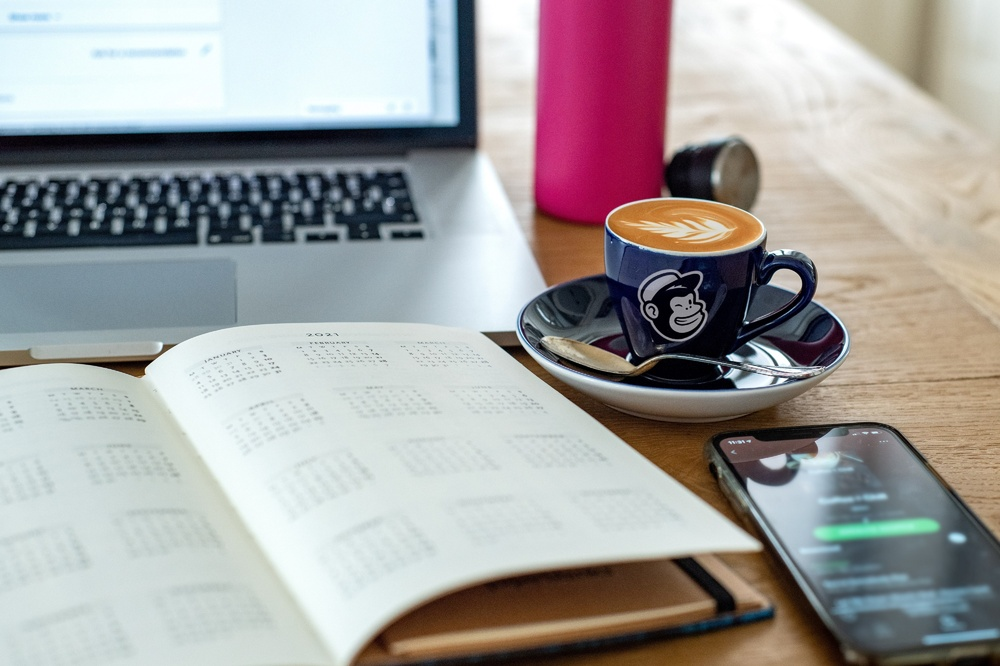
#> input picture Photo.jpg, 1000 x 666 px, shrunk from 3000 x 1999 before the run, given in place of the camera
$ python cv_part4.py
#> lines starting #> are read from the running program, lines starting #| are printed output that depends on the picture; after the words box and inside, x2 and y2 are one past the last pixel; in counts of white or black regions, pixels touching at a corner belong together
import cv2
import numpy as np
cap=cv2.VideoCapture(0)
while True:
    rep,frame=cap.read()
#> frame is the input picture: shape (666, 1000, 3); mean B, G, R 160.2, 160.9, 163.7
    width=int(cap.get(3))
    height=int(cap.get(4))

    hsv=cv2.cvtColor(frame,cv2.COLOR_BGR2HSV)
#> hsv: shape (666, 1000, 3); mean H, S, V 74.9, 58.7, 175.7
    lower_blue=np.array([[[90,50,50]]])
    upper_blue=np.array([[[130,255, 255]]])

    mask=cv2.inRange(hsv, lower_blue,upper_blue)
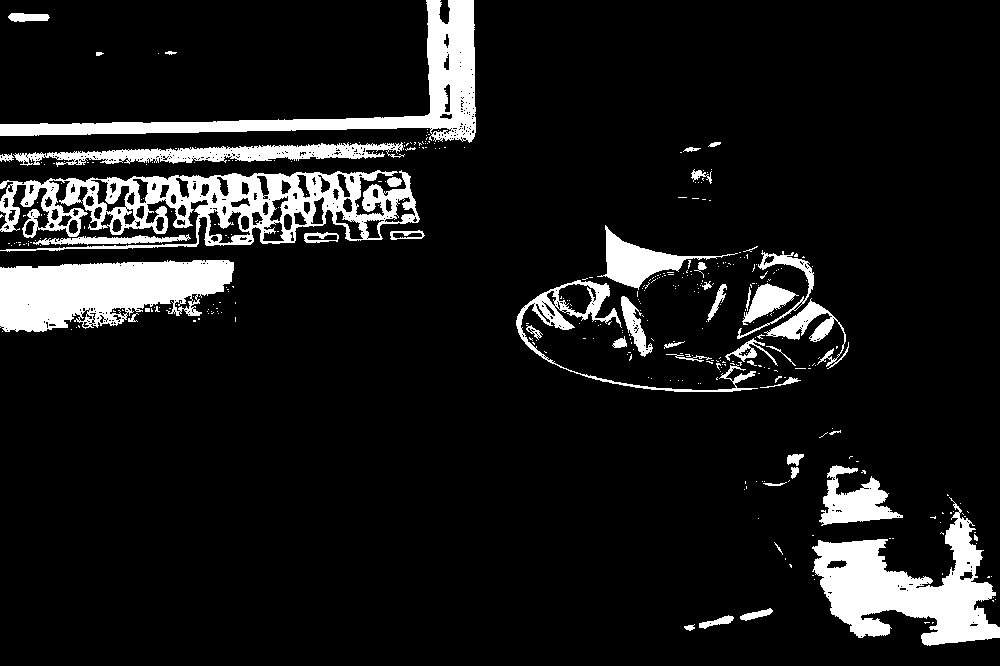
#> mask: shape (666, 1000); 10.6% white; 369 white regions (322 under 20 px), largest, box (x1, y1, x2, y2) and area: (0, 170, 420, 252) 14822, (812, 497, 1000, 646) 12139, (0, 260, 234, 332) 11860
    result=cv2.bitwise_and(frame,frame,mask=mask)
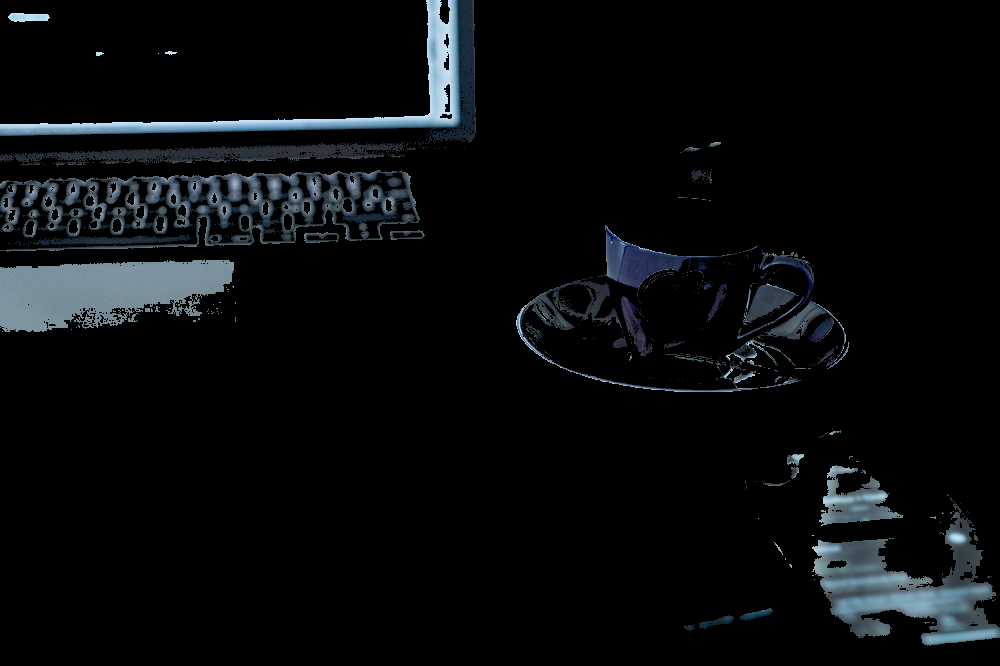
#> result: shape (666, 1000, 3); mean B, G, R 12.7, 11.2, 9.1
    cv2.imshow('frame',result)
    cv2.imshow('mask',mask)
    if cv2.waitKey(1)==ord('q'):
#> (key q is pressed here)
        break
cap.release()
cv2.destroyAllWindows()

$ run again, on soccer_practice.jpg
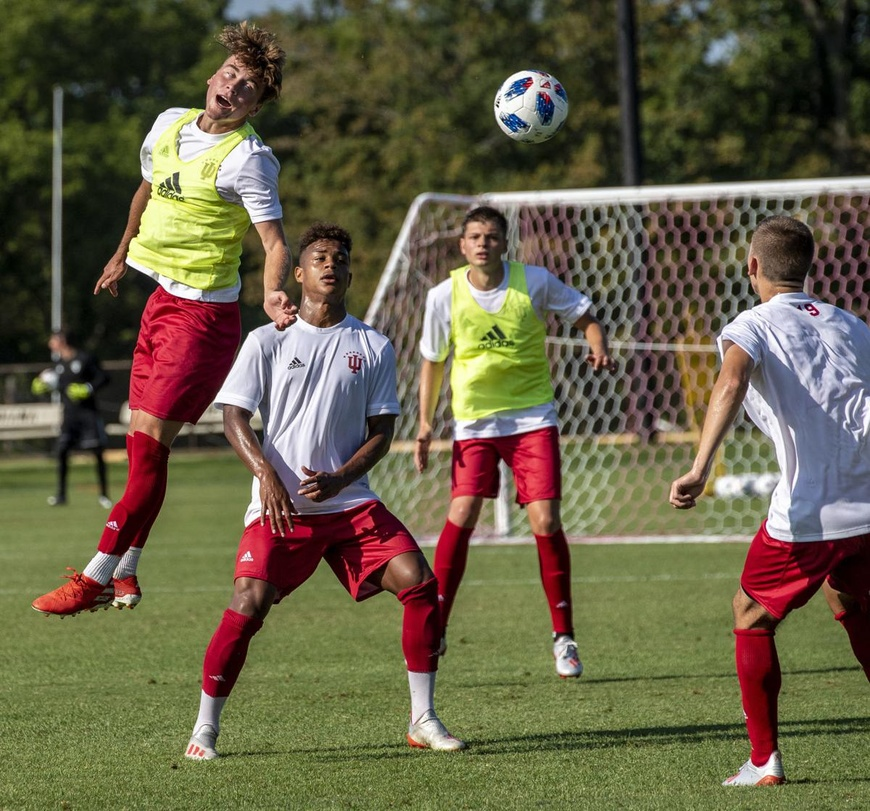
#> input picture soccer_practice.jpg, 870 x 811 px, shrunk from 1200 x 1119 before the run, given in place of the camera
#> frame is the input picture: shape (811, 870, 3); mean B, G, R 70.9, 96, 102.6
#> hsv: shape (811, 870, 3); mean H, S, V 53.8, 108.8, 109.8
#> `mask=cv2.inRange(hsv, lower_blue,upper_blue)`:
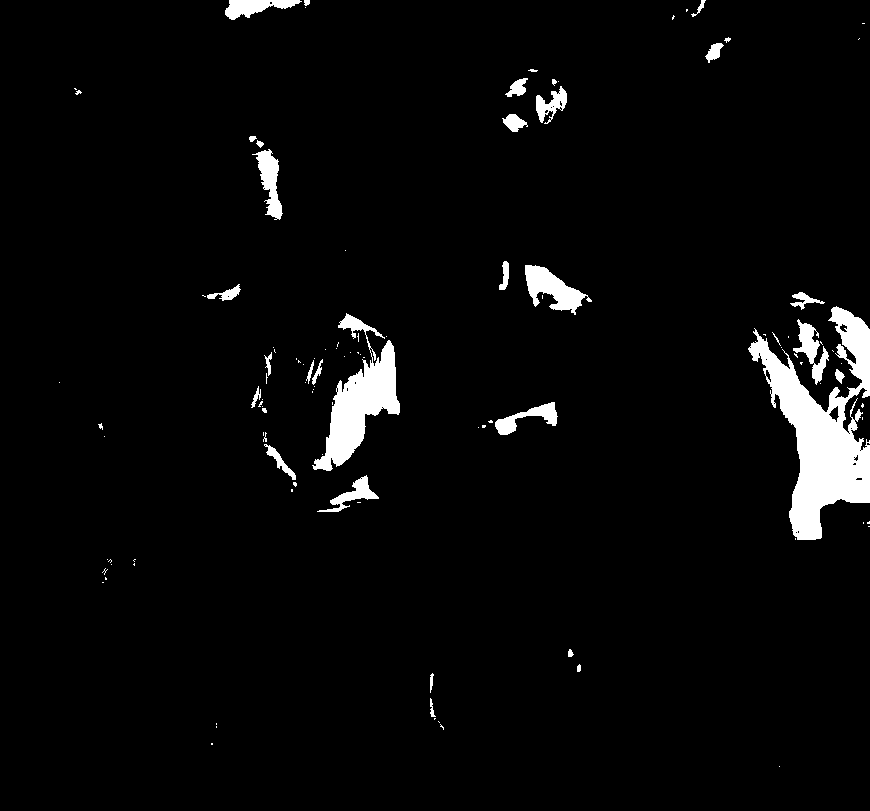
#> mask: shape (811, 870); 3.7% white; 112 white regions (78 under 20 px), largest, box (x1, y1, x2, y2) and area: (748, 306, 870, 540) 11723, (312, 313, 400, 471) 5165, (525, 265, 592, 315) 1525
#> `result=cv2.bitwise_and(frame,frame,mask=mask)`:
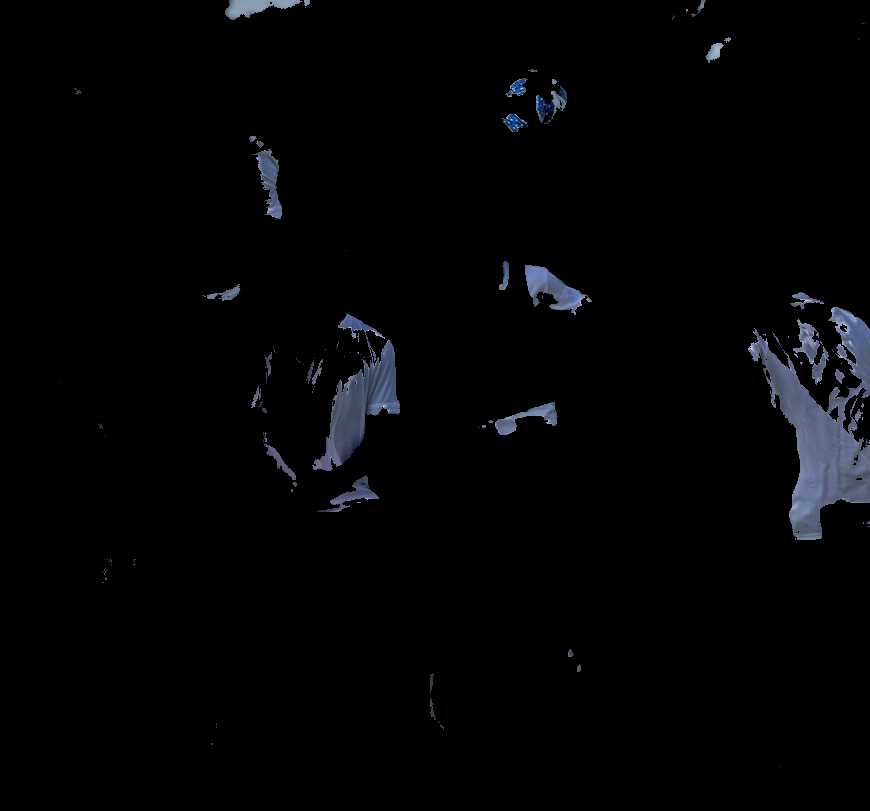
#> result: shape (811, 870, 3); mean B, G, R 4.8, 3.8, 3.4
